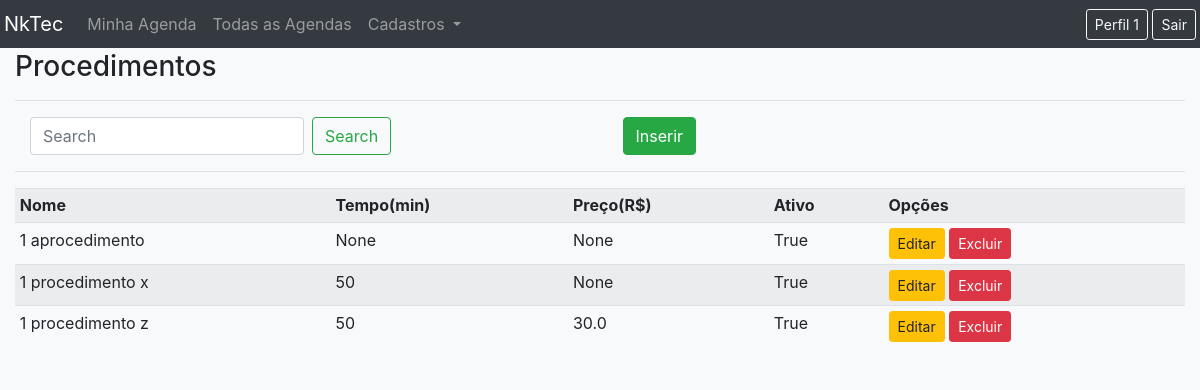
Screenshot of /list/procedure/ (signed in) with the database file from the repository.
### users/models.py (models this page shows, shortened)
class User(AbstractUser):
    pass
    client = models.BooleanField(blank=True, null=True, default=False)
    tel = models.CharField(max_length=11, blank=True,null=True, verbose_name="Telefone")
    professional = models.BooleanField(default=False)
    master = models.ForeignKey('User', blank=True,null=True, on_delete=models.PROTECT)
    nickname = models.CharField(max_length=20, blank=True,null=True, verbose_name="Apelido")
    link = models.CharField(max_length=255, blank=True,null=True, verbose_name="Telefone")

### registrations/models.py (models this page shows, shortened)
class Procedure(models.Model):
    procedure_id = models.AutoField(primary_key=True)
    name = models.CharField(max_length=255, verbose_name="Nome do Procedimento")
    active = models.BooleanField(default=True, verbose_name="Ativo")
    time = models.IntegerField(blank=True, null=True, verbose_name="Tempo (minutos)")
    price = models.FloatField(blank=True, null=True, verbose_name="Preço R$")
    is_active = models.BooleanField(default=True, verbose_name="Ativo")
    master = models.ForeignKey(User, models.DO_NOTHING, blank = True, null = True, related_name="mastersprocedure", verbose_name="Master")
    created_by = models.ForeignKey(User, models.DO_NOTHING, blank = True, null = True, related_name="createdbyprocedure", verbose_name="Criado por")

### registrations/views.py (the view)
# urls.py: path('list/procedure/', ProcedureList.as_view(), name ='list-procedure'),
class ProcedureList(LoginRequiredMixin, ListView):
    login_url = reverse_lazy('login')
    model = Procedure
    template_name = 'registrations/lists/procedure.html'
    def get_queryset(self):
        if (self.request.GET.get('search')):
            self.object_list = Procedure.objects.filter(master= self.request.user.master,name__icontains = self.request.GET.get('search'), is_active = 1).order_by('name')
        else:
            self.object_list = Procedure.objects.filter(master= self.request.user.master, is_active = 1).order_by('name')
        return self.object_list

### registrations/templates/registrations/lists/procedure.html
{% extends 'pages/template.html' %}
{% load static %}
{% block content %}
<h3>Procedimentos</h3>
<hr>
<div class="row ml-auto">
    <div class="col-sm">
        <form method="get" class="form-inline my-2 my-lg-0 mt-2" action="">
            <input class="form-control mr-sm-2" type="search" placeholder="Search" aria-label="Search" id="search"
                name="search" >
            <button class="btn btn-outline-success my-2 my-sm-0" type="submit">Search</button>
        </form>
    </div>
    <div class="col-sm">
        <a href="{% url 'create-procedure' %}" class="btn btn-success">Inserir</a>
    </div>
</div>
<hr>
<div class="table-responsive">
    <table class="table table-striped table-sm">
        <tr>
            <th>Nome</th>
            <th>Tempo(min)</th>
            <th>Preço(R$)</th>
            <th>Ativo</th>
            <th>Opções</th>
        </tr>
        {% for obj in object_list %}
        <tr>
            <td>{{obj.name}}</td>
            <td>{{obj.time}}</td>
            <td>{{obj.price}}</td>
            <td>{{obj.active}}</td>
            <td>
                <a href="{% url 'edit-procedure' obj.pk %}" class="btn btn-warning btn-sm">Editar</a>
                <a href="{% url 'delete-procedure' obj.pk %}" class="btn btn-danger btn-sm">Excluir</a>
            </td>
        </tr>
        {% empty %}
        <tr>
            <td colspan="3">
                Nenhum Registro encontrado
            </td>
        </tr>
        {% endfor %}
    </table>
</div>
{% endblock %}

### pages/templates/pages/template.html (shortened to what this page needs)
<!doctype html>
<html lang="pt-br">
<head>
    <link rel="stylesheet" href="https://stackpath.bootstrapcdn.com/bootstrap/4.4.1/css/bootstrap.min.css"
>
    <link rel="stylesheet" href="https://unpkg.com/bootstrap-table@1.16.0/dist/bootstrap-table.min.css">
</head>
<body class="bg-light">
    <div class="bg-light container-fluid">
        <nav class="navbar navbar-expand-sm navbar-dark bg-dark mb-3  fixed-top sm container-fluid p-1">
            <a class="navbar-brand" href="/">NkTec</a>
            <div class="collapse navbar-collapse" id="navbarSupportedContent">
                <ul class="navbar-nav">
                {% if request.user.is_authenticated %}
                    <li class="nav-item">
                        <a class="nav-link" href="{% url 'myschedule' %}">Minha Agenda</a>
                    </li>
                    <li class="nav-item">
                        <a class="nav-link" href="{% url 'allschedules' %}">Todas as Agendas</a>
                    </li>
                    <li class="nav-item dropdown">
                        <a class="nav-link dropdown-toggle" href="#" id="navbarDropdown" role="button"
                            data-toggle="dropdown" aria-haspopup="true" aria-expanded="false">
                            Cadastros
                        </a>
                    </li>
                    {% endif %}
                </ul>
                <div class="ml-auto">
                    {% if request.user.is_authenticated %}
                    <a class="btn btn-outline-light btn-sm" href="{% url 'edit-user' request.user.id %}">Perfil {{request.user.first_name.split.0}}</a>
                    <a class="btn btn-outline-light btn-sm" href="{% url 'logout'%}">Sair</a>
                    {% else %}
                    <a class="btn btn-outline-light btn-sm" href="{% url 'login'%}">Entrar</a>
                    {% endif %}
                </div>
            </div>
        </nav>
        {% block content%}
        {% endblock %}
    </div>
</body>
</html>

### rows the page displays
User: user.first_name.split.0 "1"
Procedure: name "1 aprocedimento", time "None", price "None", active "True"
Procedure: name "1 procedimento x", time "50", price "None", active "True"
Procedure: name "1 procedimento z", time "50", price "30.0", active "True"
